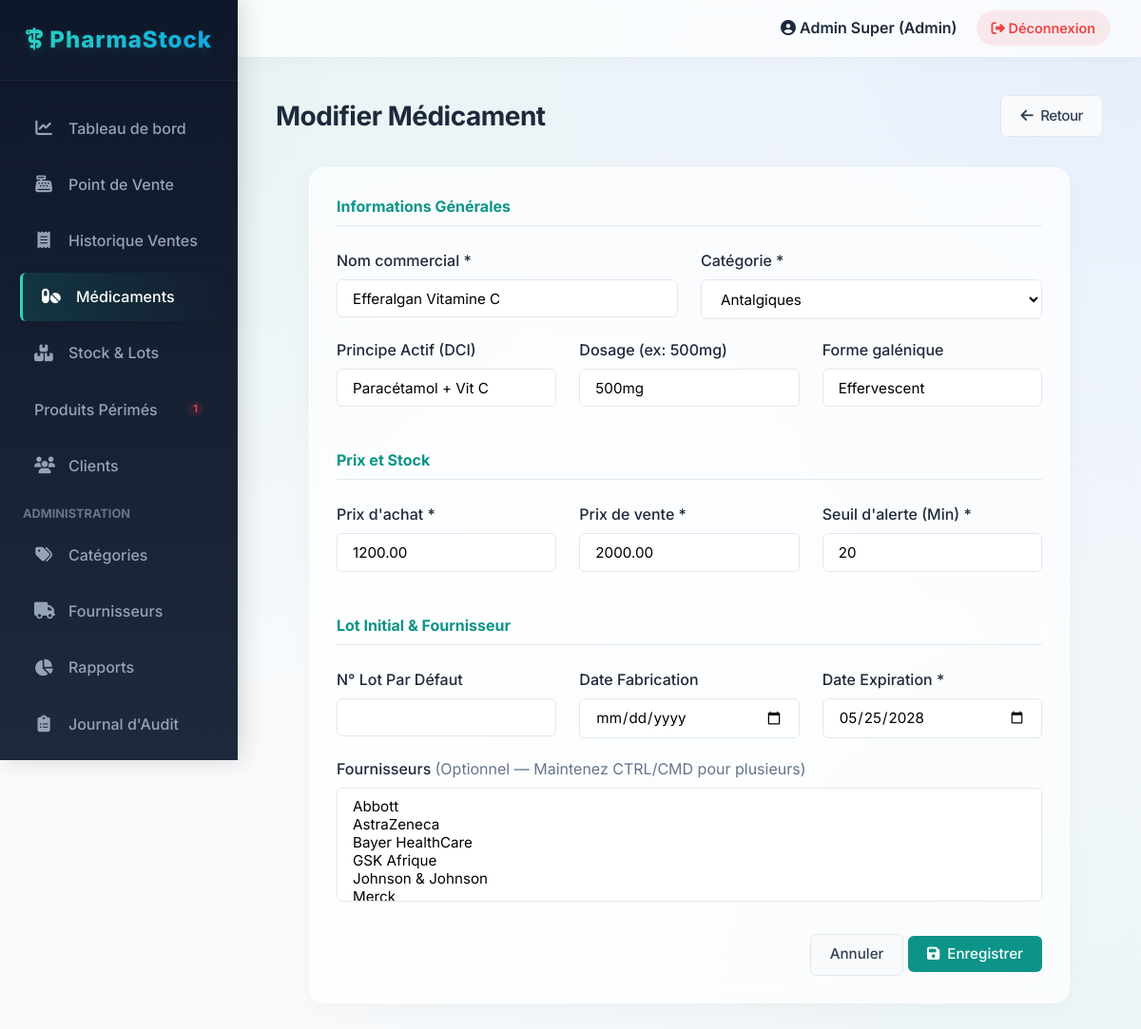
The app's page /index.php?page=medicaments&action=edit&id=2 (signed in) with its own data.
### tables this page shows
CREATE TABLE `medicament` (
  `id` INT PRIMARY KEY AUTO_INCREMENT,
  `nom` VARCHAR(100) NOT NULL,
  `id_categorie` INT NOT NULL,
  `principe_actif` VARCHAR(100),
  `dosage` VARCHAR(50),
  `forme` VARCHAR(50),
  `prix_achat` DECIMAL(10,2),
  `prix_vente` DECIMAL(10,2) NOT NULL,
  `quantite_stock` INT DEFAULT 0,
  `stock_minimum` INT DEFAULT 5,
  `date_fabrication` DATE,
  `date_expiration` DATE NOT NULL,
  `lot_numero` VARCHAR(50),
  `est_actif` BOOLEAN DEFAULT TRUE,
  FOREIGN KEY (`id_categorie`) REFERENCES `categorie`(`id`) ON DELETE RESTRICT
);

CREATE TABLE `categorie` (
  `id` INT PRIMARY KEY AUTO_INCREMENT,
  `nom` VARCHAR(100) UNIQUE NOT NULL,
  `description` TEXT
);

### config/database.php (called while the page is built, shortened)
<?php
class Database {
    private static $instance = null;
    private $pdo;
    private function __construct() {
        try {
			$dsn = "mysql:host=" . DB_HOST . ";port=" . DB_PORT . ";dbname=" . DB_NAME . ";charset=utf8";
			$options = [
                PDO::ATTR_ERRMODE            => PDO::ERRMODE_EXCEPTION,
                PDO::ATTR_DEFAULT_FETCH_MODE => PDO::FETCH_ASSOC,
                PDO::ATTR_EMULATE_PREPARES   => false,
            ];
            $this->pdo = new PDO($dsn, DB_USER, DB_PASS, $options);
        } catch (PDOException $e) {
            die("Erreur de connexion à la base de données: " . $e->getMessage());
        }
    }
    public static function getInstance() {
        if (self::$instance === null) {
            self::$instance = new self();
        }
        return self::$instance;
    }
    public function getConnection() {
        return $this->pdo;
    }
}

### models/Medicament.php (called while the page is built, shortened)
<?php
require_once __DIR__ . '/../config/database.php';
class Medicament {
    private $db;
    public function __construct() {
        $this->db = Database::getInstance()->getConnection();
    }
    public function getById($id) {
        $stmt = $this->db->prepare("
            SELECT m.*, c.nom as categorie_nom
            FROM medicament m
            LEFT JOIN categorie c ON m.id_categorie = c.id
            WHERE m.id = ?
        ");
        $stmt->execute([$id]);
        $medicament = $stmt->fetch();
        if ($medicament) {
            $stmtF = $this->db->prepare("SELECT id_fournisseur FROM medicament_fournisseur WHERE id_medicament = ?");
            $stmtF->execute([$id]);
            $fournisseurs = $stmtF->fetchAll(PDO::FETCH_COLUMN);
            $medicament['fournisseurs'] = $fournisseurs;
        }
        return $medicament;
    }
}

### models/Categorie.php (called while the page is built, shortened)
<?php
require_once __DIR__ . '/../config/database.php';
class Categorie {
    private $db;
    public function __construct() {
        $this->db = Database::getInstance()->getConnection();
    }
    public function getAll() {
        $stmt = $this->db->query("SELECT * FROM categorie ORDER BY nom");
        return $stmt->fetchAll();
    }
}

### models/Fournisseur.php (called while the page is built, shortened)
<?php
require_once __DIR__ . '/../config/database.php';
class Fournisseur {
    private $db;
    public function __construct() {
        $this->db = Database::getInstance()->getConnection();
    }
    public function getAll() {
        $stmt = $this->db->query("SELECT * FROM fournisseur ORDER BY nom");
        return $stmt->fetchAll();
    }
}

### views/medicaments/form.php (the view, shortened to what this page needs)
<?php include __DIR__ . '/../layouts/header.php'; ?>
<div class="page-title">
    <span><?= isset($medicament) ? 'Modifier Médicament' : 'Ajouter un Médicament' ?></span>
    <a href="<?= BASE_URL ?>/index.php?page=medicaments" class="btn btn-secondary"><i class="fa-solid fa-arrow-left"></i> Retour</a>
</div>
<div class="card" style="max-width: 800px; margin: 0 auto;">
    <div class="card-body">
        <form action="" method="POST" id="formMedicament" novalidate>
            <h4 style="margin-bottom: 1.5rem; color: var(--primary-color); border-bottom: 1px solid var(--border-color); padding-bottom: 0.5rem;">Informations Générales</h4>
            <div class="form-row">
                <div class="form-group form-col">
                    <label class="form-label">Nom commercial *</label>
                    <input type="text" name="nom" class="form-control" value="<?= htmlspecialchars($medicament['nom'] ?? '') ?>" required>
                </div>
                <div class="form-group form-col">
                    <label class="form-label">Catégorie *</label>
                    <select name="id_categorie" class="form-control" required>
                        <?php foreach($categories as $c): ?>
                            <option value="<?= $c['id'] ?>" <?= (isset($medicament) && $medicament['id_categorie'] == $c['id']) ? 'selected' : '' ?>><?= htmlspecialchars($c['nom']) ?></option>
                        <?php endforeach; ?>
                    </select>
                </div>
            </div>
            <div class="form-row">
                <div class="form-group form-col">
                    <label class="form-label">Principe Actif (DCI)</label>
                    <input type="text" name="principe_actif" class="form-control" value="<?= htmlspecialchars($medicament['principe_actif'] ?? '') ?>">
                </div>
                <div class="form-group form-col">
                    <label class="form-label">Dosage (ex: 500mg)</label>
                    <input type="text" name="dosage" class="form-control" value="<?= htmlspecialchars($medicament['dosage'] ?? '') ?>">
                </div>
                <div class="form-group form-col">
                    <label class="form-label">Forme galénique</label>
                    <input type="text" name="forme" class="form-control" value="<?= htmlspecialchars($medicament['forme'] ?? '') ?>">
                </div>
            </div>
            <h4 style="margin: 1.5rem 0; color: var(--primary-color); border-bottom: 1px solid var(--border-color); padding-bottom: 0.5rem;">Prix et Stock</h4>
            <div class="form-row">
                <div class="form-group form-col">
                    <label class="form-label">Prix d'achat *</label>
                    <input type="number" step="0.01" name="prix_achat" class="form-control" value="<?= $medicament['prix_achat'] ?? '' ?>" required>
                </div>
                <div class="form-group form-col">
                    <label class="form-label">Prix de vente *</label>
                    <input type="number" step="0.01" name="prix_vente" class="form-control" value="<?= $medicament['prix_vente'] ?? '' ?>" required>
                </div>
                <div class="form-group form-col">
                    <label class="form-label">Seuil d'alerte (Min) *</label>
                    <input type="number" name="stock_minimum" class="form-control" value="<?= $medicament['stock_minimum'] ?? 5 ?>" required>
                </div>
            </div>
            <h4 style="margin: 1.5rem 0; color: var(--primary-color); border-bottom: 1px solid var(--border-color); padding-bottom: 0.5rem;">Lot Initial & Fournisseur</h4>
            <div class="form-row">
                <div class="form-group form-col">
                    <label class="form-label">N° Lot Par Défaut</label>
                    <input type="text" name="lot_numero" class="form-control" value="<?= htmlspecialchars($medicament['lot_numero'] ?? '') ?>">
                </div>
                <div class="form-group form-col">
                    <label class="form-label">Date Fabrication</label>
                    <input type="date" name="date_fabrication" class="form-control" value="<?= $medicament['date_fabrication'] ?? '' ?>">
                </div>
                <div class="form-group form-col">
                    <label class="form-label">Date Expiration *</label>
                    <input type="date" name="date_expiration" id="date_expiration" class="form-control"
                        value="<?= $medicament['date_expiration'] ?? '' ?>" required>
                </div>
            </div>
            <div class="form-group">
                <label class="form-label">Fournisseurs <span style="color: var(--text-muted); font-weight: 400;">(Optionnel — Maintenez CTRL/CMD pour plusieurs)</span></label>
                <select name="fournisseurs[]" id="fournisseurs" class="form-control" multiple style="height: 120px;">
                    <?php
                    $selectedFournisseurs = isset($medicament['fournisseurs']) ? $medicament['fournisseurs'] : [];
                    foreach($fournisseurs as $f):
                        $selected = in_array($f['id'], $selectedFournisseurs) ? 'selected' : '';
                    ?>
                        <option value="<?= $f['id'] ?>" <?= $selected ?>><?= htmlspecialchars($f['nom']) ?></option>
                    <?php endforeach; ?>
                </select>
            </div>
            <div style="margin-top: 2rem; text-align: right;">
                <a href="<?= BASE_URL ?>/index.php?page=medicaments" class="btn btn-secondary">Annuler</a>
                <button type="submit" class="btn btn-primary"><i class="fa-solid fa-save"></i> Enregistrer</button>
            </div>
        </form>
    </div>
</div>
<?php include __DIR__ . '/../layouts/footer.php'; ?>

### public/css/style.css (style rules this page uses)
:root { --primary-color: #0d9488; --primary-hover: #0f766e; --secondary-color: #3b82f6; --dark-color: #1e293b; --light-bg: #f8fafc; --white: #ffffff; --border-color: #e2e8f0; --text-color: #334155; --text-muted: #64748b; --danger: #ef4444; --warning: #f59e0b; --success: #10b981; --sidebar-width: 250px; --header-height: 60px; --font-family: 'Inter', system-ui, -apple-system, sans-serif; --shadow-sm: 0 1px 2px 0 rgb(0 0 0 / 0.05); --shadow-md: 0 4px 6px -1px rgb(0 0 0 / 0.1), 0 2px 4px -2px rgb(0 0 0 / 0.1); --shadow-lg: 0 10px 15px -3px rgb(0 0 0 / 0.1), 0 4px 6px -4px rgb(0 0 0 / 0.1); --radius-md: 0.375rem; --radius-lg: 0.5rem; }
* { margin: 0; padding: 0; box-sizing: border-box; }
body { font-family: var(--font-family); background-color: #f8fafc; background-image: radial-gradient(at 0% 0%, hsla(175, 83%, 32%, 0.1) 0px, transparent 50%), radial-gradient(at 100% 0%, hsla(217, 91%, 60%, 0.1) 0px, transparent 50%), radial-gradient(at 100% 100%, hsla(175, 83%, 32%, 0.05) 0px, transparent 50%); background-attachment: fixed; color: var(--text-color); line-height: 1.5; }
a { text-decoration: none; color: var(--primary-color); transition: color 0.2s ease; }
.page-title { font-size: 1.75rem; font-weight: 700; margin-bottom: 2rem; color: #1e293b; display: flex; justify-content: space-between; align-items: center; letter-spacing: -0.5px; }
.card { background: rgba(255, 255, 255, 0.7); backdrop-filter: blur(20px); -webkit-backdrop-filter: blur(20px); border-radius: 1rem; box-shadow: 0 10px 30px rgba(0, 0, 0, 0.03); border: 1px solid rgba(255, 255, 255, 1); overflow: hidden; margin-bottom: 1.5rem; animation: fadeUp 0.5s ease-out backwards; }
.card:nth-child(2) { animation-delay: 0.1s; }
.card-body { padding: 1.75rem; }
.form-group { margin-bottom: 1.25rem; }
.form-label { display: block; margin-bottom: 0.5rem; font-weight: 500; color: var(--dark-color); }
.form-control { width: 100%; padding: 0.6rem 1rem; border: 1px solid var(--border-color); border-radius: var(--radius-md); font-family: inherit; font-size: 0.95rem; transition: all 0.2s; background-color: var(--white); }
.form-row { display: flex; gap: 1.5rem; flex-wrap: wrap; }
.form-col { flex: 1; min-width: 200px; }
.btn { display: inline-flex; align-items: center; justify-content: center; gap: 0.5rem; padding: 0.6rem 1.25rem; border-radius: var(--radius-md); font-weight: 500; cursor: pointer; border: none; transition: all 0.2s; font-family: inherit; font-size: 0.95rem; }
.btn-primary { background-color: var(--primary-color); color: white; }
.btn-secondary { background-color: var(--light-bg); color: var(--text-color); border: 1px solid var(--border-color); }

### records on screen
medicament: nom "Efferalgan Vitamine C", id_categorie "Antalgiques", principe_actif "Paracétamol + Vit C", dosage "500mg", forme "Effervescent", prix_achat "1200.00", prix_vente "2000.00", stock_minimum "20", date_expiration "05/25/2028"

### other values on screen
$sidebarPerimesCount "1"
$_SESSION['user_prenom'] . ' ' . $_SESSION['user_nom'] "Admin Super"
$_SESSION['user_role'] "Admin"
